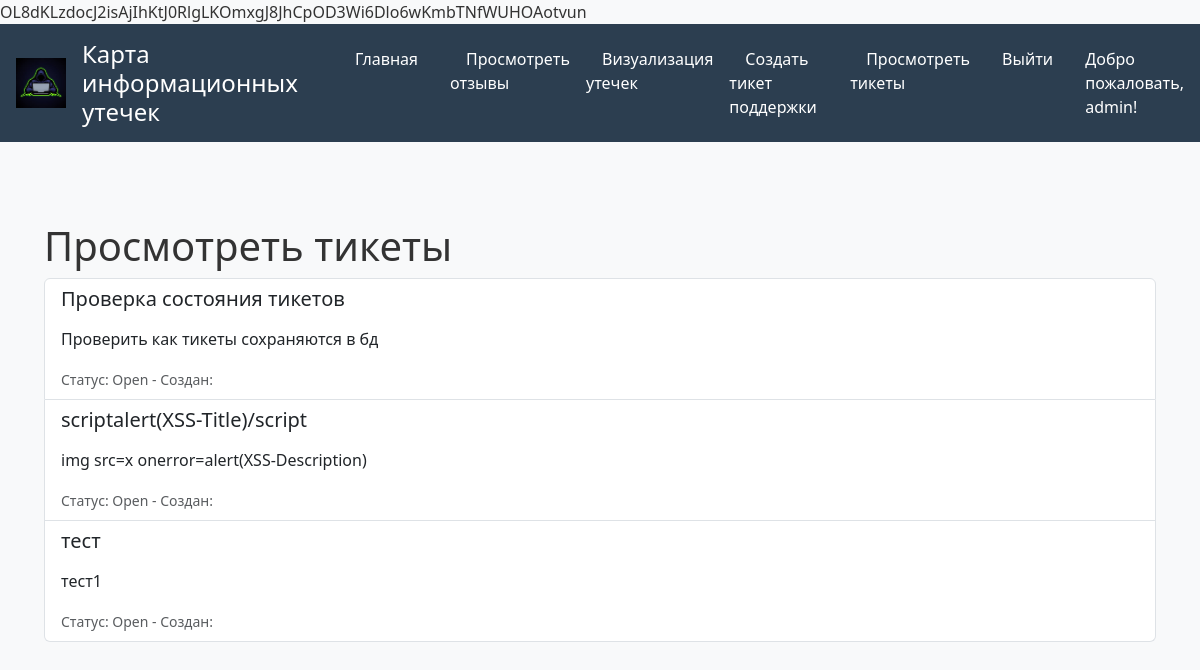
Page /view_tickets/ (signed in) on the earlier database version.
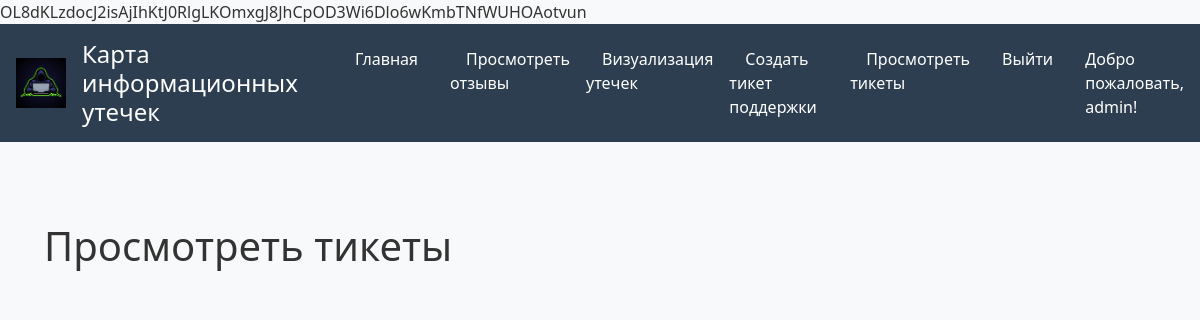
Same page on the later database version.
### leaksmap/models.py (models this page shows, shortened)
class SupportTicket(models.Model):
    STATUS_CHOICES = [
        ('open', 'Open'),
        ('in_progress', 'In Progress'),
        ('closed', 'Closed'),
    ]
    user = models.ForeignKey(
        User,
        on_delete=models.SET_NULL,
        null=True
    )
    title = models.CharField(
        max_length=255,
        validators=[MaxLengthValidator(255)]
    )
    description = models.TextField(
        validators=[MaxLengthValidator(5000)]
    )
    status = models.CharField(
        max_length=20,
        choices=STATUS_CHOICES,
        default='open'
    )
    created_at = models.DateTimeField(auto_now_add=True)
    updated_at = models.DateTimeField(auto_now=True)
    def get_status_display(self):
        return dict(self.STATUS_CHOICES).get(self.status, 'Unknown')
    class Meta:
        verbose_name = "Support Ticket"
        verbose_name_plural = "Support Tickets"
        ordering = ['-created_at']
        indexes = [
            models.Index(fields=['user']),
            models.Index(fields=['status']),
            models.Index(fields=['created_at']),
        ]

### leaksmap/support.py (the view)
# urls.py: path('view_tickets/', support.view_tickets, name='view_tickets'),
@login_required
def view_tickets(request):
    tickets = SupportTicket.objects.filter(user=request.user).order_by('-created_at')
    return render(request, 'leaksmap/view_tickets.html', {'tickets': tickets})

### leaksmap/templates/leaksmap/view_tickets.html (shortened to what this page needs)
{% extends "leaksmap/base.html" %}
{% block content %}
    <div class="container mt-5">
        <h1>Просмотреть тикеты</h1>
        <ul class="list-group">
            {% for ticket in tickets %}
                <li class="list-group-item">
                    <h5>{{ ticket.title|escape }}</h5>
                    <p>{{ ticket.description|escape|linebreaks }}</p>
                    <small class="text-muted">Статус: {{ ticket.get_status_display|escape }} - Создан: {{ report.generated_at|date:"d.m.Y H:i" }}</small>
                </li>
            {% endfor %}
        </ul>
    </div>
{% endblock %}

Differences in the rows shown:
removed SupportTicket: title "Проверка состояния тикетов", description "Проверить как тикеты сохраняются в бд", status "Open"
removed SupportTicket: title "scriptalert(XSS-Title)/script", description "img src=x onerror=alert(XSS-Description)", status "Open"
removed SupportTicket: title "тест", description "тест1", status "Open"
